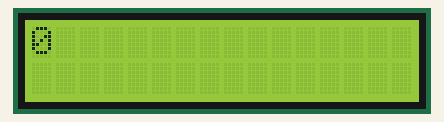
Recording of a sketch running on a simulated Arduino Uno, built with avr-gcc and run on an emulated ATmega328P. Shown: 16×2 character LCD.

Above: at 0.6 s.
At 4.6 s:
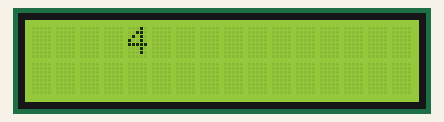
At 9.6 s:
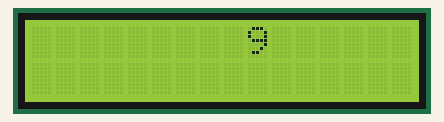
At 19.7 s:
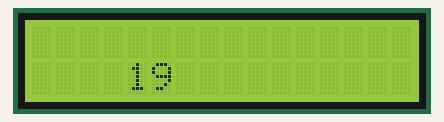
At 28.7 s:
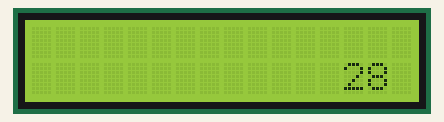
At 38.7 s:
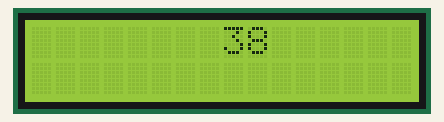

Measured:
- what the display in image 0 shows lasts 1.0 s, from 0.6 s to 1.6 s

The sketch:

contador-lcd.ino
```cpp
#include <LiquidCrystal.h>
LiquidCrystal lcd(8, 9, 4, 5, 6, 7); // pinos do LCD - RS E D4 D5 D6 D7

int contador = 0;
int position = 0;
int row = 0;

void setup() {
  lcd.begin(16, 2);
  delay(500);
}

void loop() {
  lcd.clear();
  lcd.setCursor(position, row);
  lcd.print(contador);

  contador++;
  position++;

  if (position == 15) {
    position = 0;
    row = (row == 0) ? 1 : 0;
  }

  delay(1000);
}
```
